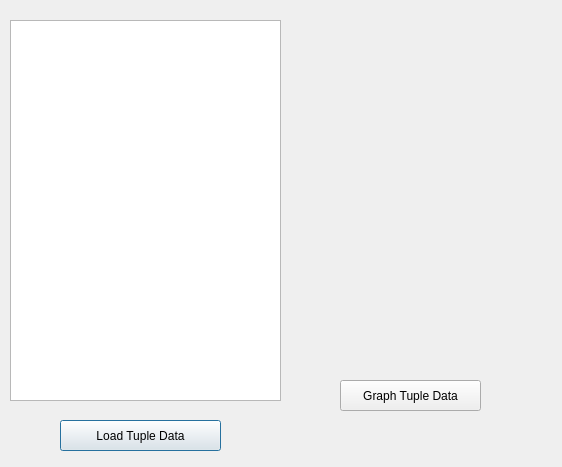
<?xml version="1.0" encoding="UTF-8"?>
<ui version="4.0">
 <class>Dialog</class>
 <widget class="QDialog" name="Dialog">
  <property name="geometry">
   <rect>
    <x>0</x>
    <y>0</y>
    <width>562</width>
    <height>467</height>
   </rect>
  </property>
  <property name="windowTitle">
   <string>Dialog</string>
  </property>
  <widget class="QPushButton" name="loadListData">
   <property name="geometry">
    <rect>
     <x>60</x>
     <y>420</y>
     <width>161</width>
     <height>31</height>
    </rect>
   </property>
   <property name="text">
    <string>Load Tuple Data</string>
   </property>
  </widget>
  <widget class="QPushButton" name="graphData">
   <property name="geometry">
    <rect>
     <x>340</x>
     <y>380</y>
     <width>141</width>
     <height>31</height>
    </rect>
   </property>
   <property name="text">
    <string>Graph Tuple Data</string>
   </property>
  </widget>
  <widget class="QTextEdit" name="listData">
   <property name="geometry">
    <rect>
     <x>10</x>
     <y>20</y>
     <width>271</width>
     <height>381</height>
    </rect>
   </property>
  </widget>
 </widget>
 <resources/>
 <connections/>
</ui>
